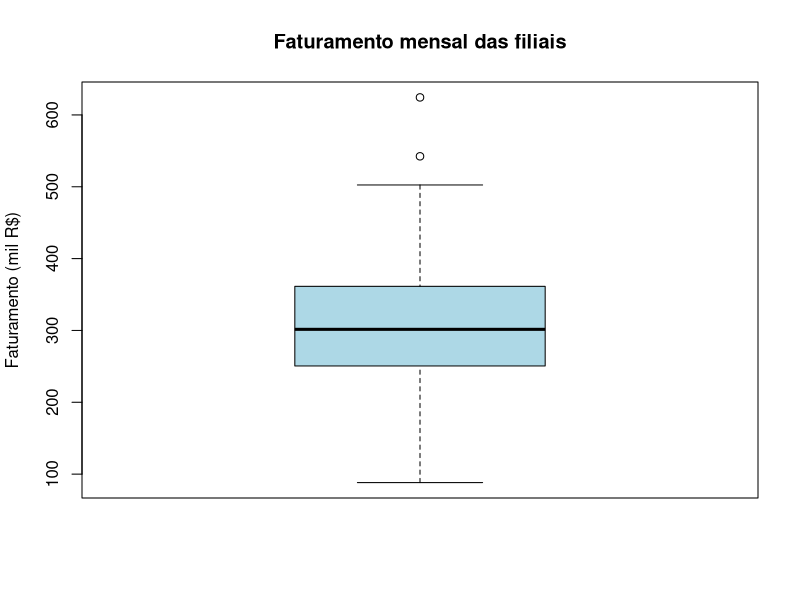
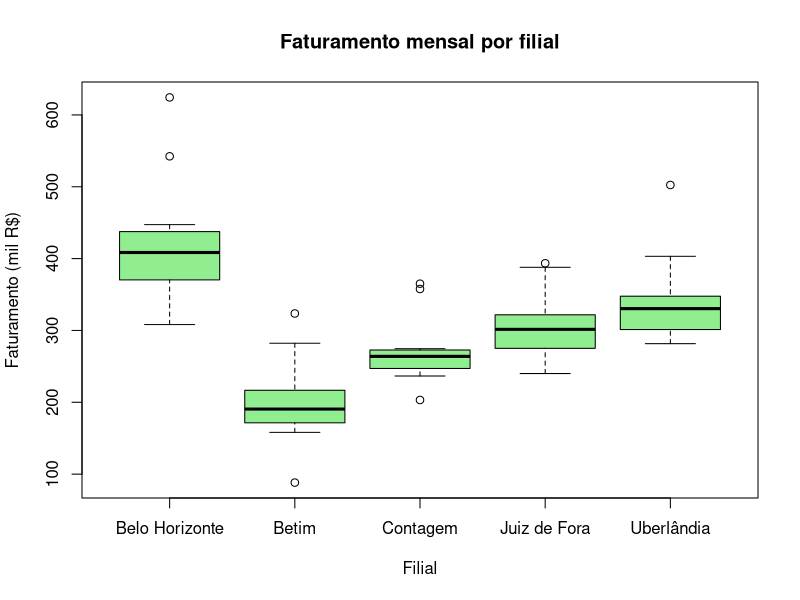
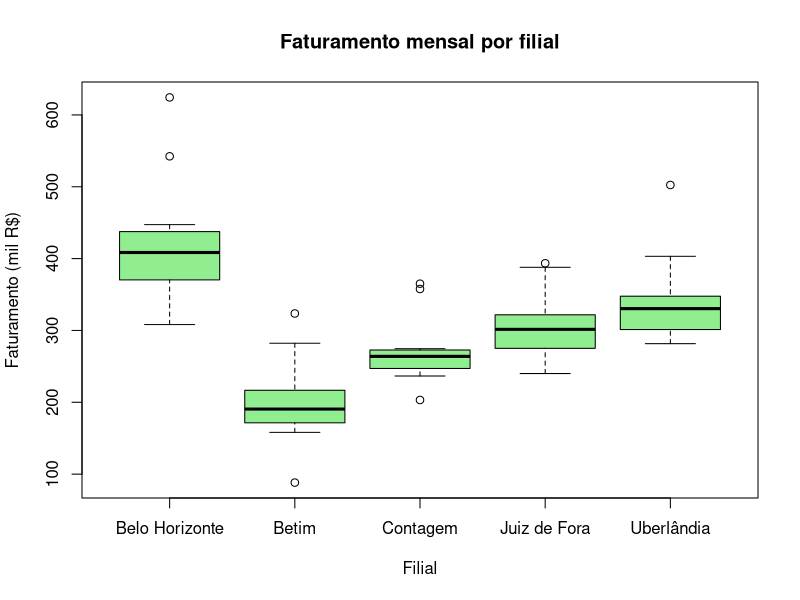
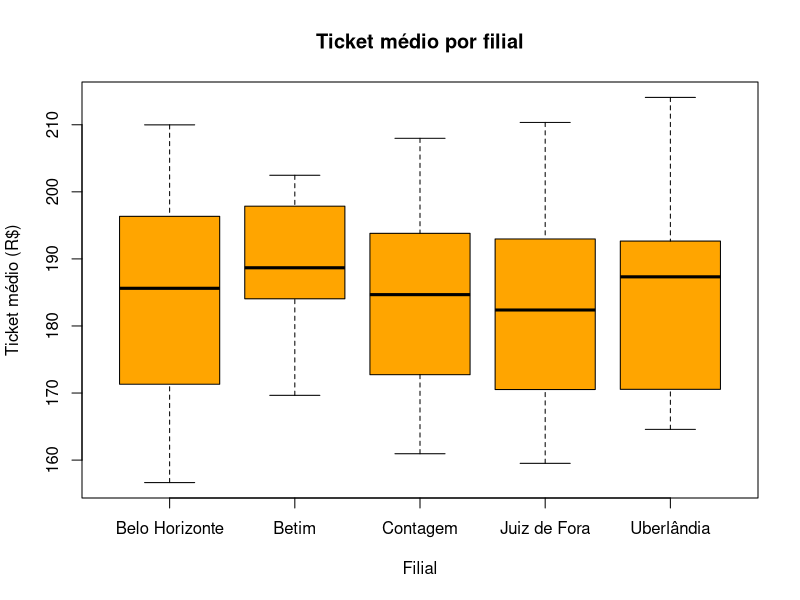

Recreate these plots in R, in order.
#Aula 2 - Gabarito dos exercícios

#Os resultados indicados nos comentários foram obtidos com o arquivo
#dados/vendas_filiais.csv distribuído com esta aula.


#BLOCO 1 - DATA FRAMES

#Exercício 1

nome = c("Alfa Embalagens", "Beta Papéis", "Gama Suprimentos", "Delta Distribuidora")
prazo_entrega = c(7, 12, 5, 9)
preco_unitario = c(3.80, 3.20, 4.10, 3.55)
nota_qualidade = c(8.5, 7.0, 9.2, 8.1)

fornecedores = data.frame(nome, prazo_entrega, preco_unitario, nota_qualidade)
fornecedores
nrow(fornecedores) #4
str(fornecedores)

mean(fornecedores$prazo_entrega) #8,25 dias

fornecedores$custo_lote = fornecedores$preco_unitario * 500
fornecedores #Alfa 1900; Beta 1600; Gama 2050; Delta 1775

#Exercício 2

vendas = read.csv2("dados/vendas_filiais.csv", fileEncoding = "UTF-8")
dim(vendas)   #60 linhas e 6 colunas
names(vendas)
head(vendas)
summary(vendas)

#Exercício 3

sum(vendas$faturamento_mil)  #Faturamento total do ano: 18.457,7 mil reais
mean(vendas$faturamento_mil) #Média por filial e mês: 307,6 mil reais

vendas$ticket_medio = vendas$faturamento_mil * 1000 / vendas$clientes
head(vendas)

#Exercício 4

vendas$filial = factor(vendas$filial)
vendas$mes = factor(vendas$mes,
                    levels = c("Jan", "Fev", "Mar", "Abr", "Mai", "Jun",
                               "Jul", "Ago", "Set", "Out", "Nov", "Dez"))
str(vendas)

vendas_bh = subset(vendas, filial == "Belo Horizonte")
nrow(vendas_bh)                #12 meses
sum(vendas_bh$faturamento_mil) #5.050,2 mil reais

#Desafio: meses de Contagem com mais de 300 mil reais

subset(vendas, filial == "Contagem" & faturamento_mil > 300) #Nov e Dez


#BLOCO 2 - TABELAS

#Exercício 5

table(vendas$meta_atingida)                          #Não 34; Sim 26
round(prop.table(table(vendas$meta_atingida)) * 100, 1) #Não 56,7%; Sim 43,3%

#Exercício 6

tab_meta = table(vendas$filial, vendas$meta_atingida)
addmargins(tab_meta)
round(prop.table(tab_meta, margin = 1) * 100, 1)

#Contagem atingiu a meta em mais meses (7 de 12, 58,3%).
#Betim foi a que menos atingiu (3 de 12, 25,0%).
#Como cada filial tem a sua própria meta, este indicador permite comparar
#filiais de portes diferentes de forma mais justa que o faturamento bruto.

#Exercício 7

fat_filial = aggregate(faturamento_mil ~ filial, data = vendas, FUN = sum)
names(fat_filial) = c("Filial", "Faturamento_anual")
fat_filial$Participacao = round(fat_filial$Faturamento_anual /
                                  sum(fat_filial$Faturamento_anual) * 100, 1)
fat_filial

#Belo Horizonte tem o maior faturamento anual (5.050,2 mil reais, 27,4%)
#e Betim o menor (2.379,9 mil reais, 12,9%).

write.csv2(fat_filial, "faturamento_por_filial.csv", row.names = FALSE)

#Exercício 8

aggregate(reclamacoes ~ filial, data = vendas, FUN = mean)
aggregate(ticket_medio ~ filial, data = vendas, FUN = mean)

#Belo Horizonte tem a maior média de reclamações por mês (15,3), o que é
#esperado por atender mais clientes. Para comparar filiais de tamanhos
#diferentes, o ideal seria calcular reclamações por mil clientes.
#O ticket médio fica entre 182 e 190 reais em todas as filiais.
#Mesmo por mil clientes, Belo Horizonte continua com o maior índice (6,6).

#Desafio: reclamações por mil clientes

vendas$recl_mil_clientes = vendas$reclamacoes / vendas$clientes * 1000
aggregate(recl_mil_clientes ~ filial, data = vendas, FUN = mean)


#BLOCO 3 - BOX PLOTS

#Exercício 9

quantile(vendas$faturamento_mil)
IQR(vendas$faturamento_mil)

boxplot(vendas$faturamento_mil,
        main = "Faturamento mensal das filiais",
        ylab = "Faturamento (mil R$)",
        col = "lightblue")

#Exercício 10

boxplot(faturamento_mil ~ filial, data = vendas,
        main = "Faturamento mensal por filial",
        xlab = "Filial",
        ylab = "Faturamento (mil R$)",
        col = "lightgreen")

aggregate(faturamento_mil ~ filial, data = vendas, FUN = median)
aggregate(faturamento_mil ~ filial, data = vendas, FUN = IQR)

#Maior mediana: Belo Horizonte (408,5 mil reais). Menor: Betim (190,6).
#Maior variação (caixa mais alta): Belo Horizonte, com AIQ de 60,2 mil reais.
#Contagem tem a caixa mais baixa (AIQ de 21,2), ou seja, a receita mais estável.
#Quase todos os pontos isolados acima das caixas são de novembro e dezembro,
#efeito da sazonalidade do comércio (Black Friday e Natal). São valores
#atípicos, mas não são erros. O ponto de Betim abaixo da caixa é diferente:
#é o mês de junho, muito abaixo do padrão da filial.

#Exercício 11

vendas_betim = subset(vendas, filial == "Betim")
boxplot.stats(vendas_betim$faturamento_mil)$out
#Resultado: 88,2 (junho, abaixo) e 323,6 (dezembro, acima)
subset(vendas_betim, faturamento_mil < 150) #Junho, 88,2 mil reais e 481 clientes

#O mês de junho em Betim ficou muito abaixo dos demais. Antes de qualquer
#decisão, o gestor deve investigar a causa (falta de estoque, reforma da
#loja, problema no sistema, erro de lançamento). Não se exclui o dado sem
#entender o que aconteceu.

#Exercício 12

png("boxplot_ticket_filial.png", width = 800, height = 600)
boxplot(ticket_medio ~ filial, data = vendas,
        main = "Ticket médio por filial",
        xlab = "Filial",
        ylab = "Ticket médio (R$)",
        col = "orange")
dev.off()


#ATIVIDADE INTEGRADORA

#a) Tabela-resumo por filial

resumo = aggregate(faturamento_mil ~ filial, data = vendas, FUN = sum)
names(resumo) = c("Filial", "Faturamento_anual")

media_mensal = aggregate(faturamento_mil ~ filial, data = vendas, FUN = mean)
resumo$Media_mensal = round(media_mensal$faturamento_mil, 1)

vendas$bateu_meta = ifelse(vendas$meta_atingida == "Sim", 1, 0)
meses_meta = aggregate(bateu_meta ~ filial, data = vendas, FUN = sum)
resumo$Meses_com_meta = meses_meta$bateu_meta

resumo

#b) Box plot do faturamento mensal por filial (o mesmo do exercício 10)

boxplot(faturamento_mil ~ filial, data = vendas,
        main = "Faturamento mensal por filial",
        xlab = "Filial",
        ylab = "Faturamento (mil R$)",
        col = "lightgreen")

#c) Padrão de resposta do parecer: ver o arquivo Roteiro da aula.md
